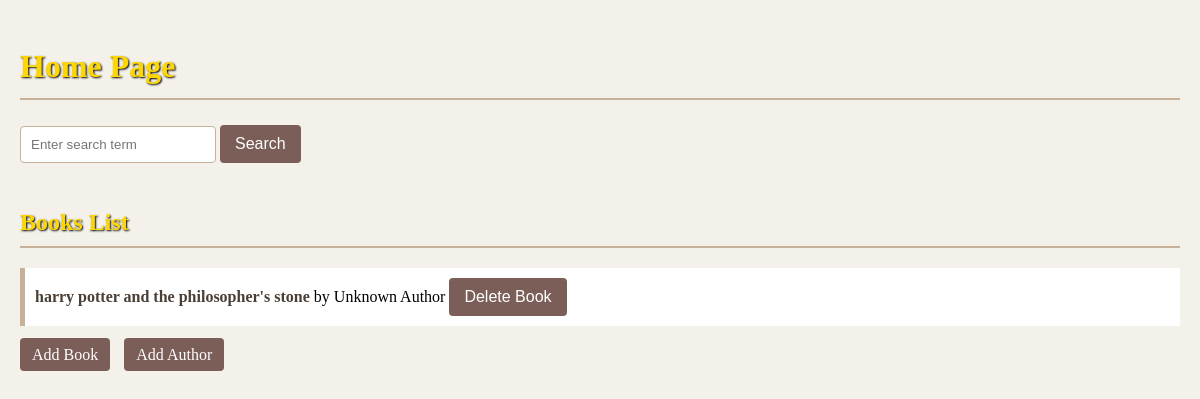
Before: / with the older database file.
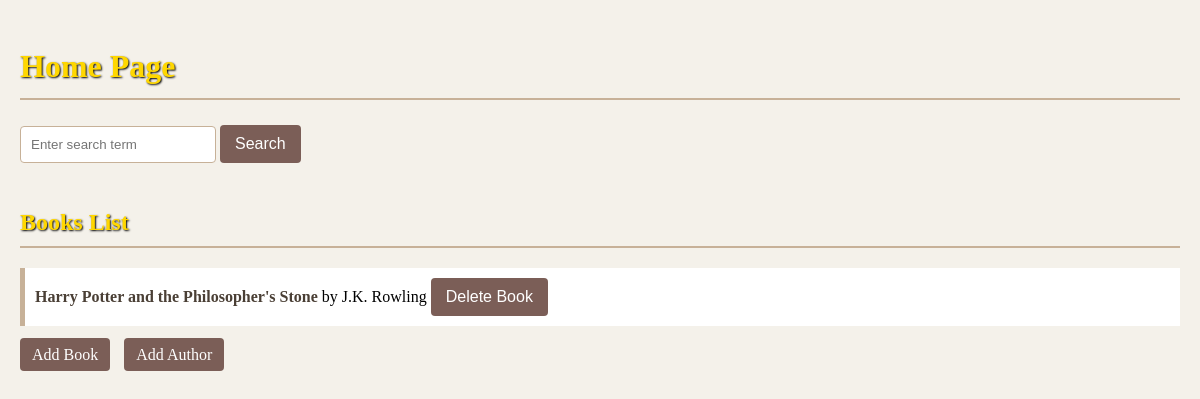
After: the same page with the newer database file.
### data_models.py (models this page shows, shortened)
class Book(db.Model):
    __tablename__ = "book"
    id = db.Column(db.Integer, primary_key=True)
    isbn = db.Column(db.String(30))
    title = db.Column(db.String)
    author_id = db.Column(db.Integer, db.ForeignKey("author.id"))
    author = db.relationship("Author", backref="books")  # add relationship
    cover_page = db.Column(db.String, nullable=True)

class Author(db.Model):
    __tablename__ = "author"
    id = db.Column(db.Integer, primary_key=True)
    author_name = db.Column(db.String(20))
    birth_date = db.Column(db.String(20))
    date_of_death = db.Column(db.String(20))

### app.py (the view)
@app.route("/")
def home():
    search_query = request.args.get("query", "")
    if search_query:
        books = Book.query.filter(
            Book.title.ilike(f"%{search_query}%") | Book.isbn.ilike(f"%{search_query}%")
        ).all()
    else:
        books = Book.query.all()
    for book in books:
        print(
            f"Title: {book.title}, Author: {book.author.author_name if book.author else 'No Author'}"
        )
    return render_template("home.html", books=books)

### templates/home.html (shortened to what this page needs)
<!DOCTYPE html>
<html lang="en">
  <head>
    <link
      rel="stylesheet"
      href="{{ url_for('static', filename='styles.css') }}"
    />
  </head>
  <body>
    <h1
      style="
        font-family: 'Brush Script MT', cursive;
        color: gold;
        text-shadow: 1px 1px 2px black;
      "
    >
      Home Page
    </h1>
    <form method="get" action="/">
      <input type="text" name="query" placeholder="Enter search term" />
      <button type="submit">Search</button>
    </form>
    <h2
      style="
        font-family: 'Brush Script MT', cursive;
        color: gold;
        text-shadow: 1px 1px 2px black;
      "
    >
      Books List
    </h2>
    {% if books %}
    <ul>
      {% for book in books %}
      <li>
        <strong>{{ book.title }}</strong>
        <span style="color: black">
          by {{ book.author.author_name if book.author else 'Unknown Author' }}
        </span>
        <form
          action="{{ url_for('delete_book', book_id=book.id) }}"
          method="post"
          style="display: inline"
        >
          <button type="submit">Delete Book</button>
        </form>
      </li>
      {% endfor %}
    </ul>
    {% else %}
    <p>No books found.</p>
    {% endif %}
    <nav>
      <a href="{{ url_for('add_book') }}">Add Book</a>
      <a href="{{ url_for('add_author') }}">Add Author</a>
    </nav>
  </body>
</html>

### static/styles.css (style rules this page uses)
body { font-family: 'Georgia', serif; background-color: #f4f1ea; color: #333; margin: 0; padding: 20px; line-height: 1.6; background-image: url("cozy-bookstore-shelves-brimming-with-books-under-the-warm-library-lights-u5zogtym.jpeg"); background-size: cover; background-position: center center; background-repeat: no-repeat; color: #f5f5f5; }
h1, h2 { color: #4a3f35; border-bottom: 2px solid #c7b198; padding-bottom: 5px; }
a { color: #7b5e57; text-decoration: none; }
form { margin-bottom: 20px; }
input[type="text"], select { width: 15%; padding: 10px; margin-top: 5px; margin-bottom: 20px; border: 1px solid #c7b198; border-radius: 4px; background-color: #fff; }
button { background-color: #7b5e57; color: white; border: none; padding: 10px 15px; cursor: pointer; font-size: 16px; border-radius: 4px; }
nav a { background-color: #7b5e57; color: white; padding: 8px 12px; margin-right: 10px; border-radius: 4px; }
ul { list-style-type: none; padding: 0; }
li { background-color: #fff; padding: 10px; margin-bottom: 10px; border-left: 5px solid #c7b198; }
strong { color: #4a3f35; }

Changed rows visible on the page:
changed Book: title "harry potter and the philosopher's stone" → "Harry Potter and the Philosopher's Stone"; author "Unknown Author" → "J.K. Rowling"
